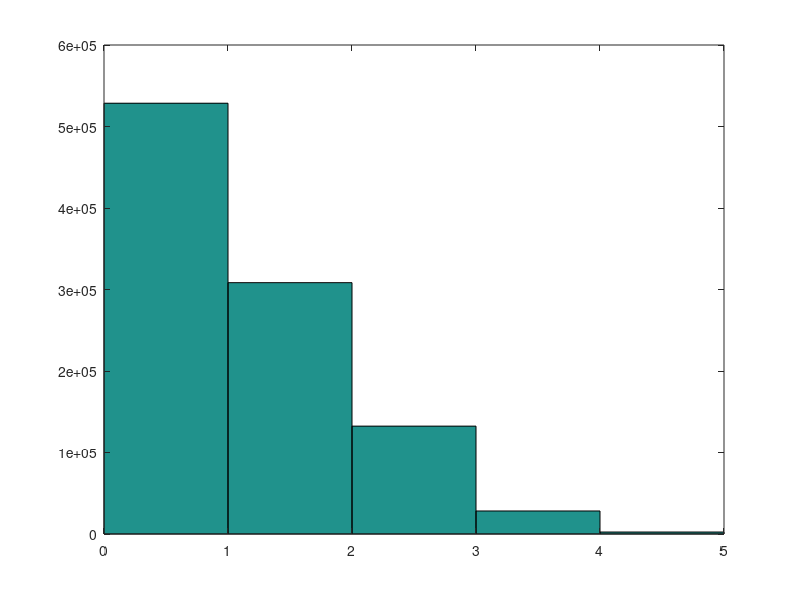

MATLAB code for this plot: (Note: this script raises an error after producing the figure.)
% By: Bruno Filipe Oliveira Aguiar, N.Mec.: 80177
%   José Pedro Domingues, N.Mec.: 80075

nExperiencias = 1e6;
pecas = 5;
probabilidade = 0.3;

amostra = rand(5, nExperiencias) <= probabilidade;
soma = sum(amostra);

printf("exercicio a")
hist(soma, 5)

printf("exercicio b")
probabilidade = sum(s <= 2) / nExperiencias